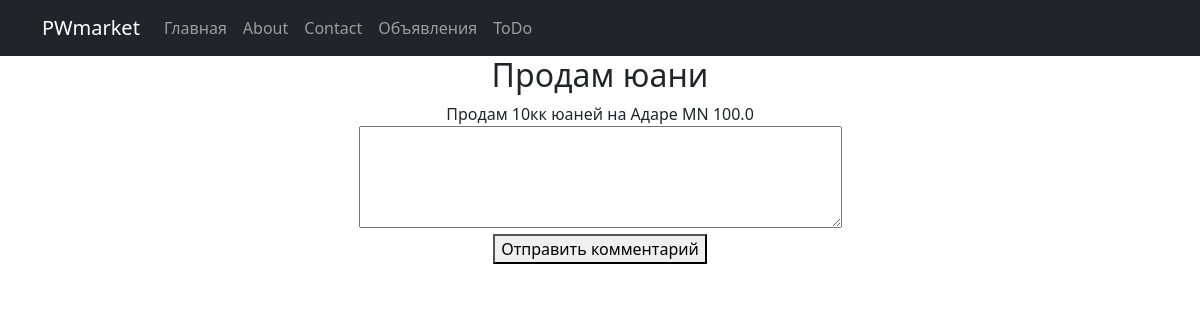
Page /lots/1 on the committed database.
### market/models.py (models this page shows, shortened)
class Lots(models.Model):
    lots_user = models.ForeignKey("SiteUser", on_delete=models.CASCADE)
    CHARACTER = 'CR'
    MONEY = 'MN'
    THINGS = 'TN'
    SERVICES = 'SV'
    CATEGORY_CHOICES = (
        (CHARACTER, 'Персонаж'),
        (MONEY, 'Юани'),
        (THINGS, 'Предметы'),
        (SERVICES, 'Услуги')
    )
    category_choice = models.CharField(max_length=2, choices=CATEGORY_CHOICES)
    time_creation = models.DateTimeField(auto_created=True)
    title = models.CharField(max_length=24)
    description = models.TextField()
    price = models.FloatField(default=0.0)

### market/views.py (the view, shortened to what this page needs)
# urls.py: path('<int:pk>', LotsDetail.as_view()),
class LotsDetail(DetailView):
    model = Lots
    template_name = "lot.html"
    context_object_name = "lot"
    def get_context_data(self, **kwargs):
        context = super().get_context_data(**kwargs)
        context['reply_form'] = ReplyForm()
        return context

### market/forms.py
class ReplyForm(forms.ModelForm):
    class Meta:
        model = Reply
        fields = ['text']

### templates/lot.html (shortened to what this page needs)
{% extends 'flatpages/default.html' %}
{% block content %}
      <tr>
        <td><h2>{{ lot.title}}</h2></td>
    </tr>
    <tr>
        <td>{{ lot.description|truncatewords:5 }}</td>
    </tr>
    <tr>
        <td>{{ lot.category_choice }}</td>
    </tr>
    <tr>
        <td>{{ lot.price }}</td>
    </tr>
    <form method="post">
        <textarea name="text" rows="4" cols="50"></textarea><br>
        <button type="submit">Отправить комментарий</button>
    </form>
{% endblock content %}

### rows in the picture
Lots: title "Продам юани", description "Продам 10кк юаней на Адаре", category_choice "MN", price "100.0"
